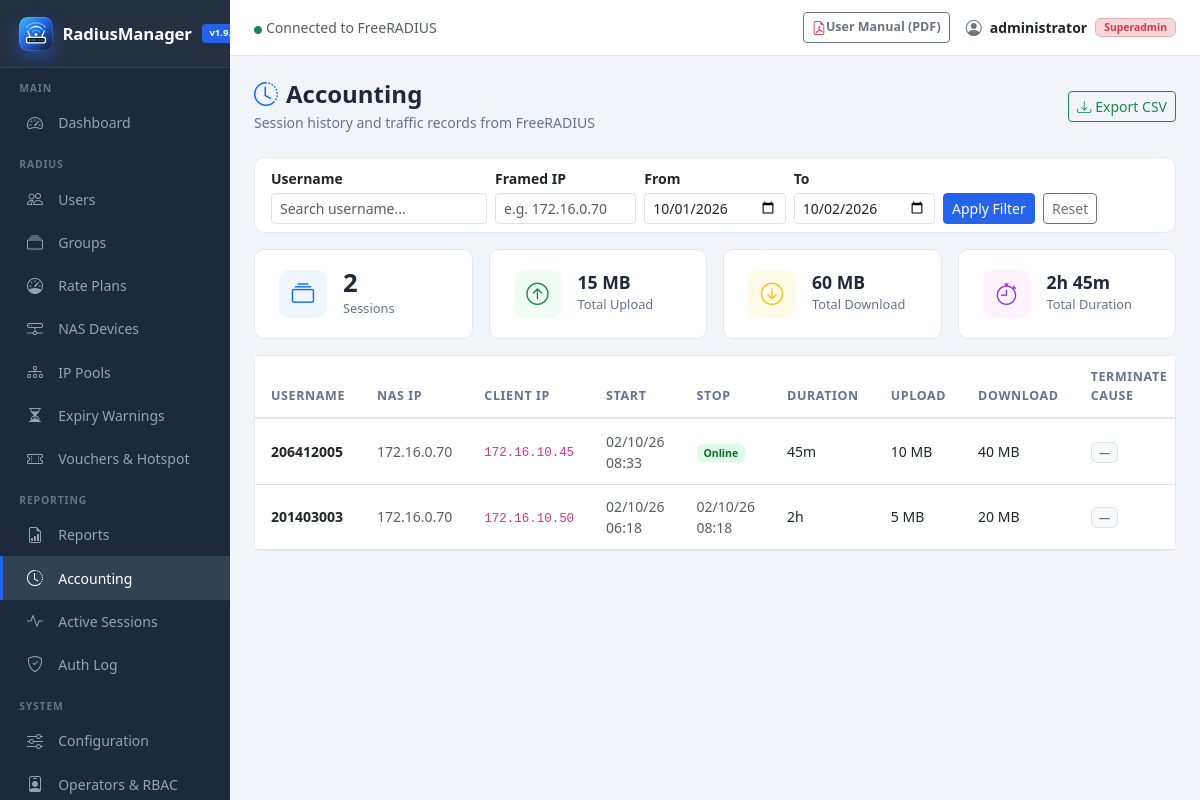
The page /accounting.php (signed in) on the database its author committed.
### tables this page shows
CREATE TABLE IF NOT EXISTS `radacct` (
  `radacctid` bigint(21) NOT NULL AUTO_INCREMENT,
  `acctsessionid` varchar(64) NOT NULL DEFAULT '',
  `acctuniqueid` varchar(32) NOT NULL DEFAULT '',
  `username` varchar(64) NOT NULL DEFAULT '',
  `realm` varchar(64) DEFAULT '',
  `nasipaddress` varchar(15) NOT NULL DEFAULT '',
  `nasportid` varchar(32) DEFAULT NULL,
  `nasporttype` varchar(32) DEFAULT NULL,
  `acctstarttime` datetime DEFAULT NULL,
  `acctupdatetime` datetime DEFAULT NULL,
  `acctstoptime` datetime DEFAULT NULL,
  `acctinterval` int(12) DEFAULT NULL,
  `acctsessiontime` int(12) unsigned DEFAULT NULL,
  `acctauthentic` varchar(32) DEFAULT NULL,
  `connectinfo_start` varchar(128) DEFAULT NULL,
  `connectinfo_stop` varchar(128) DEFAULT NULL,
  `acctinputoctets` bigint(20) DEFAULT NULL,
  `acctoutputoctets` bigint(20) DEFAULT NULL,
  `calledstationid` varchar(50) NOT NULL DEFAULT '',
  `callingstationid` varchar(50) NOT NULL DEFAULT '',
  `acctterminatecause` varchar(32) NOT NULL DEFAULT '',
  `servicetype` varchar(32) DEFAULT NULL,
  `framedprotocol` varchar(32) DEFAULT NULL,
  `framedipaddress` varchar(15) NOT NULL DEFAULT '',
  `framedipv6address` varchar(45) NOT NULL DEFAULT '',
  `framedipv6prefix` varchar(45) NOT NULL DEFAULT '',
  `framedinterfaceid` varchar(44) NOT NULL DEFAULT '',
  `delegatedipv6prefix` varchar(45) NOT NULL DEFAULT '',
  `class` varchar(64) DEFAULT NULL,
  PRIMARY KEY (`radacctid`),
  UNIQUE KEY `acctuniqueid` (`acctuniqueid`),
  KEY `username` (`username`),
  KEY `framedipaddress` (`framedipaddress`),
  KEY `acctsessionid` (`acctsessionid`),
  KEY `acctsessiontime` (`acctsessiontime`),
  KEY `acctstarttime` (`acctstarttime`),
  KEY `acctstoptime` (`acctstoptime`),
  KEY `nasipaddress` (`nasipaddress`)
);

### includes/functions.php (called while the page is built, shortened)
<?php
function sanitize($input) {
    return htmlspecialchars(strip_tags(trim((string)$input)), ENT_QUOTES, 'UTF-8');
}
function formatBytes($bytes, $precision = 2) {
    $bytes = (float)($bytes ?? 0);
    $units = ['B', 'KB', 'MB', 'GB', 'TB', 'PB'];
    $pow   = floor(log($bytes) / log(1024));
    $pow   = min($pow, count($units) - 1);
    $bytes /= pow(1024, $pow);
    return round($bytes, $precision) . ' ' . $units[$pow];
}
function formatDuration($seconds) {
    $seconds = (int)($seconds ?? 0);
    $h = floor($seconds / 3600);
    $m = floor(($seconds % 3600) / 60);
    $s = $seconds % 60;
    $parts = [];
    if ($h > 0) $parts[] = "{$h}h";
    if ($m > 0) $parts[] = "{$m}m";
    return implode(' ', $parts);
}

### accounting.php (the view, shortened to what this page needs)
<?php
$db = getDB();
$search   = trim($_GET['q'] ?? '');
$ipSearch = trim($_GET['ip'] ?? '');
if (isset($_GET['from'])) {
    $dateFrom = trim($_GET['from']);
    $dateTo   = trim($_GET['to'] ?? date('Y-m-d'));
} else {
    $currMonthStart = date('Y-m-01');
    $hasCurrent = $db->query("SELECT 1 FROM radacct WHERE acctstarttime >= '$currMonthStart 00:00:00' LIMIT 1")->fetch();
    if ($hasCurrent) {
        $dateFrom = $currMonthStart;
        $dateTo   = date('Y-m-d');
    }
}
$where  = "WHERE acctstarttime >= :from_dt AND acctstarttime <= :to_dt";
$params = [
    ':from_dt' => "$dateFrom 00:00:00",
    ':to_dt'   => "$dateTo 23:59:59"
];
$page    = max(1, (int)($_GET['page'] ?? 1));
$perPage = 25;
$offset  = ($page - 1) * $perPage;
$lim = (int)$perPage;
$off = (int)$offset;
$stmt = $db->prepare("SELECT username, nasipaddress, framedipaddress,
    acctstarttime, acctstoptime, acctsessiontime,
    acctinputoctets, acctoutputoctets, acctterminatecause
  FROM radacct $where
  ORDER BY acctstarttime DESC LIMIT $lim OFFSET $off");
$stmt->execute($params);
$records = $stmt->fetchAll();
$statsStmt = $db->prepare("SELECT COUNT(*) AS sessions,
    COALESCE(SUM(acctinputoctets), 0) AS upload,
    COALESCE(SUM(acctoutputoctets), 0) AS download,
    COALESCE(SUM(acctsessiontime), 0) AS duration
  FROM radacct $where");
$statsStmt->execute($params);
$summary = $statsStmt->fetch();
include __DIR__ . '/includes/header.php';
?>
<div class="page-header d-flex align-items-center justify-content-between">
    <div>
        <h4><i class="bi bi-clock-history me-2 text-primary"></i>Accounting</h4>
        <p>Session history and traffic records from FreeRADIUS</p>
    </div>
    <a href="export.php?type=accounting&from=<?= urlencode($dateFrom) ?>&to=<?= urlencode($dateTo) ?><?= $search ? '&q=' . urlencode($search) : '' ?><?= $ipSearch ? '&ip=' . urlencode($ipSearch) : '' ?>" class="btn btn-outline-success btn-sm">
        <i class="bi bi-download me-1"></i>Export CSV
    </a>
</div>
<div class="card mb-3">
    <div class="card-body py-2">
        <form method="GET" class="row g-2 align-items-end">
            <div class="col-md-3">
                <label class="form-label small mb-1 fw-semibold">Username</label>
                <input type="text" name="q" class="form-control form-control-sm"
                       placeholder="Search username..." value="<?= htmlspecialchars($search) ?>">
            </div>
            <div class="col-md-2">
                <label class="form-label small mb-1 fw-semibold">Framed IP</label>
                <input type="text" name="ip" class="form-control form-control-sm"
                       placeholder="e.g. 172.16.0.70" value="<?= htmlspecialchars($ipSearch) ?>">
            </div>
            <div class="col-md-2">
                <label class="form-label small mb-1 fw-semibold">From</label>
                <input type="date" name="from" class="form-control form-control-sm" value="<?= htmlspecialchars($dateFrom) ?>">
            </div>
            <div class="col-md-2">
                <label class="form-label small mb-1 fw-semibold">To</label>
                <input type="date" name="to" class="form-control form-control-sm" value="<?= htmlspecialchars($dateTo) ?>">
            </div>
            <div class="col-auto">
                <button class="btn btn-primary btn-sm">Apply Filter</button>
                <a href="accounting.php" class="btn btn-outline-secondary btn-sm ms-1">Reset</a>
            </div>
        </form>
    </div>
</div>
<div class="row g-3 mb-3">
    <div class="col-6 col-md-3">
        <div class="stat-card">
            <div class="stat-icon" style="background:#eff6ff"><i class="bi bi-collection text-primary"></i></div>
            <div><div class="stat-value"><?= number_format((int)($summary['sessions'] ?? 0)) ?></div>
                 <div class="stat-label">Sessions</div></div>
        </div>
    </div>
    <div class="col-6 col-md-3">
        <div class="stat-card">
            <div class="stat-icon" style="background:#f0fdf4"><i class="bi bi-arrow-up-circle text-success"></i></div>
            <div><div class="stat-value" style="font-size:1.1rem"><?= formatBytes($summary['upload'] ?? 0) ?></div>
                 <div class="stat-label">Total Upload</div></div>
        </div>
    </div>
    <div class="col-6 col-md-3">
        <div class="stat-card">
            <div class="stat-icon" style="background:#fefce8"><i class="bi bi-arrow-down-circle text-warning"></i></div>
            <div><div class="stat-value" style="font-size:1.1rem"><?= formatBytes($summary['download'] ?? 0) ?></div>
                 <div class="stat-label">Total Download</div></div>
        </div>
    </div>
    <div class="col-6 col-md-3">
        <div class="stat-card">
            <div class="stat-icon" style="background:#fdf4ff"><i class="bi bi-stopwatch" style="color:#9333ea"></i></div>
            <div><div class="stat-value" style="font-size:1.1rem"><?= formatDuration($summary['duration'] ?? 0) ?></div>
                 <div class="stat-label">Total Duration</div></div>
        </div>
    </div>
</div>
<div class="card">
    <div class="card-body p-0">
        <div class="table-responsive">
        <table class="table mb-0">
            <thead><tr>
                <th>Username</th><th>NAS IP</th><th>Client IP</th>
                <th>Start</th><th>Stop</th><th>Duration</th>
                <th>Upload</th><th>Download</th><th>Terminate Cause</th>
            </tr></thead>
            <tbody>
            <?php if (empty($records)): ?>
            <tr><td colspan="9" class="text-center text-muted py-5">
                <i class="bi bi-inbox fs-3 d-block mb-2"></i>No accounting records found for selected period
            </td></tr>
            <?php else: foreach ($records as $r): ?>
            <tr>
                <td><strong><?= sanitize($r['username']) ?></strong></td>
                <td class="text-muted small"><?= sanitize($r['nasipaddress']) ?></td>
                <td><code style="font-size:.78rem"><?= sanitize($r['framedipaddress']) ?></code></td>
                <td class="text-muted small"><?= date('d/m/y H:i', strtotime($r['acctstarttime'])) ?></td>
                <td class="text-muted small">
                    <?= $r['acctstoptime'] ? date('d/m/y H:i', strtotime($r['acctstoptime'])) : '<span class="badge badge-online">Online</span>' ?>
                </td>
                <td><?= $r['acctsessiontime'] ? formatDuration($r['acctsessiontime']) : '—' ?></td>
                <td><?= formatBytes($r['acctinputoctets'] ?? 0) ?></td>
                <td><?= formatBytes($r['acctoutputoctets'] ?? 0) ?></td>
                <td><span class="badge bg-light text-secondary border" style="font-size:.7rem">
                    <?= sanitize($r['acctterminatecause'] ?: '—') ?>
                </span></td>
            </tr>
            <?php endforeach; endif; ?>
            </tbody>
        </table>
        </div>
    </div>
</div>
<?php include __DIR__ . '/includes/footer.php'; ?>

### includes/header.php (style rules this page uses)
:root { --sidebar-w: 230px; --primary: #2563eb; --primary-dark: #1d4ed8; --sidebar-bg: #1e293b; --sidebar-hover: #334155; --sidebar-active: #2563eb; --topbar-h: 56px; }
body { background: #f1f5f9; font-family: 'Segoe UI', sans-serif; }
html { scroll-behavior: smooth; }
* { scrollbar-width: thin; scrollbar-color: #cbd5e1 transparent; }
.stat-card { background: #fff; border-radius: 10px; padding: 1.25rem 1.5rem; border: 1px solid #e2e8f0; display: flex; align-items: center; gap: 1rem; text-decoration: none; color: inherit; transition: transform .15s ease, box-shadow .15s ease, border-color .15s ease; }
.stat-icon { width: 48px; height: 48px; border-radius: 10px; display: flex; align-items: center; justify-content: center; font-size: 1.4rem; }
.stat-value { font-size: 1.6rem; font-weight: 700; color: #1e293b; line-height: 1; }
.stat-label { font-size: .8rem; color: #64748b; margin-top: .2rem; }
.card { border: 1px solid #e2e8f0; border-radius: 10px; }
.table th { font-size: .78rem; text-transform: uppercase; letter-spacing: .05em; color: #64748b; font-weight: 600; border-bottom: 2px solid #e2e8f0; padding: .75rem 1rem; }
.table td { padding: .7rem 1rem; vertical-align: middle; font-size: .875rem; }
.badge-online { background: #dcfce7; color: #166534; }
.btn-primary { background: var(--primary); border-color: var(--primary); }
.page-header { margin-bottom: 1.5rem; }
.page-header h4 { font-weight: 700; color: #1e293b; margin: 0; }
.page-header p { color: #64748b; font-size: .875rem; margin: .2rem 0 0; }

### rows shown on the page
radacct: username "206412005", nasipaddress "172.16.0.70", framedipaddress "172.16.10.45", acctstarttime "02/10/26 08:33", shows "Online", acctsessiontime "45m", acctinputoctets "10 MB", acctoutputoctets "40 MB", acctterminatecause "—"
radacct: username "201403003", nasipaddress "172.16.0.70", framedipaddress "172.16.10.50", acctstarttime "02/10/26 06:18", acctstoptime "02/10/26 08:18", acctsessiontime "2h", acctinputoctets "5 MB", acctoutputoctets "20 MB", acctterminatecause "—"

### other values the page prints
APP_NAME "RadiusManager"
$_SESSION['admin_name'] "administrator"
getAdminRole() "Superadmin"
$summary['sessions'] "2"
formatBytes($summary['upload'] ?? 0) "15 MB"
formatBytes($summary['download'] ?? 0) "60 MB"
formatDuration($summary['duration'] ?? 0) "2h 45m"
